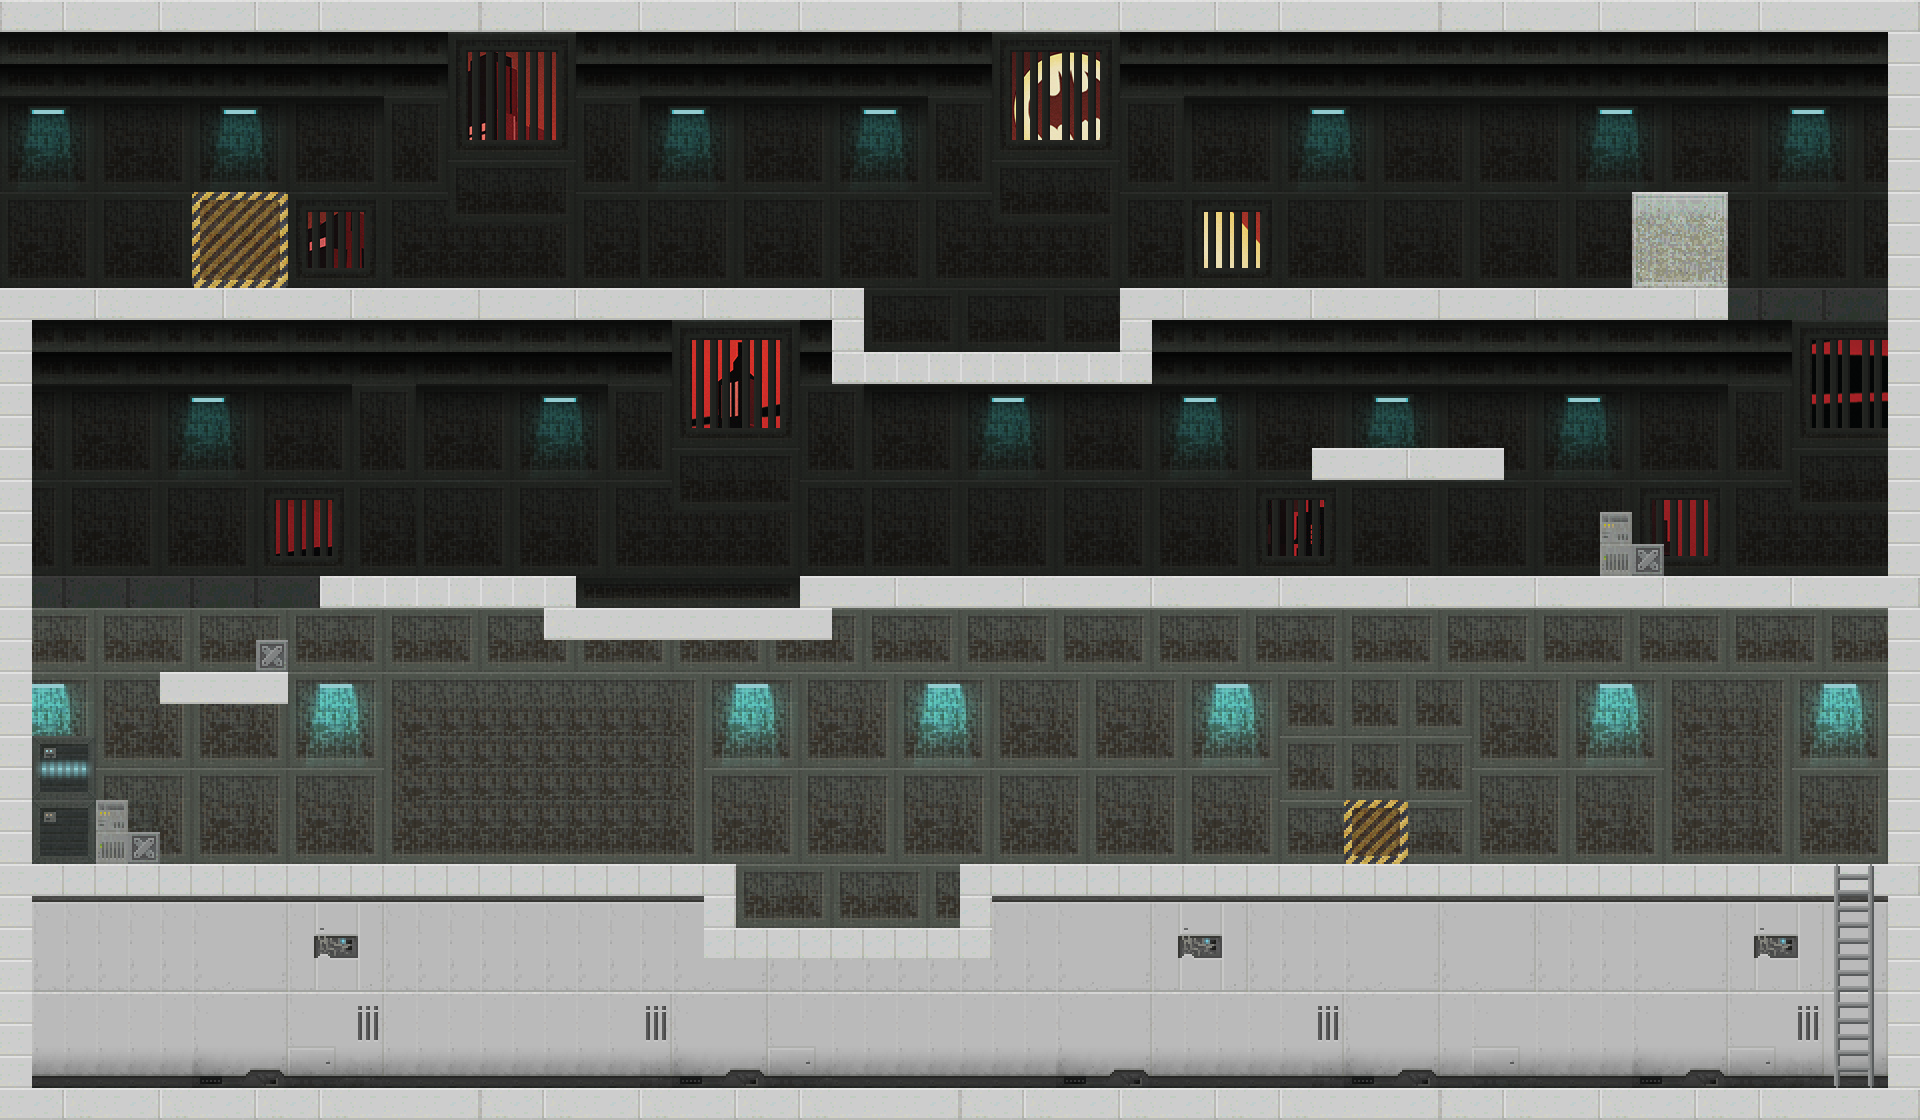

A 2D game scene composited from a Tiled map and its tileset images. What follows is a short description and the map's XML, with each tile layer's data collapsed to a summary:
An orthogonal 60x35 tile map with 32x32 px tiles, 6 tile layers (Outside, Background, Walls, Objects, ...), 2 tilesets and 45 objects (28x wall, 10x melee_enemy, 6x shooter_enemy, player).

<map version="1.9" tiledversion="1.9.2" orientation="orthogonal" renderorder="right-down" width="60" height="35" tilewidth="32" tileheight="32" infinite="0" nextlayerid="9" nextobjectid="51">
 <editorsettings>
  <export target="map/Base Level.tmx" format="tmx" />
 </editorsettings>
 <tileset firstgid="1" source="Level Elements.tsx" />
 <tileset firstgid="806" source="outside_bg.tsx" />
 <layer id="7" name="Outside" width="60" height="35">
  <data>[2100 cells, 476 non-empty, 393 distinct tile ids]</data>
 </layer>
 <layer id="1" name="Background" width="60" height="35">
  <data>[2100 cells, 1815 non-empty, 219 distinct tile ids]</data>
 </layer>
 <layer id="2" name="Walls" width="60" height="35">
  <data>[2100 cells, 358 non-empty, 46 distinct tile ids]</data>
 </layer>
 <layer id="3" name="Objects" width="60" height="35">
  <data>[2100 cells, 35 non-empty, 34 distinct tile ids]</data>
 </layer>
 <layer id="5" name="Ladder" width="60" height="35">
  <data>[2100 cells, 15 non-empty, 15 distinct tile ids]</data>
 </layer>
 <layer id="6" name="Door" width="60" height="35">
  <data>[2100 cells, 0 non-empty, 0 distinct tile ids]</data>
 </layer>
 <objectgroup id="8" name="Obstacles">
  <object id="2" name="wall" x="0" y="288" width="863.957" height="32" />
  <object id="3" name="wall" x="831.969" y="320.031" width="32.0243" height="63.9688" />
  <object id="4" name="wall" x="864.008" y="352.056" width="256.033" height="31.9667" />
  <object id="5" name="wall" x="1120.06" y="320.125" width="32.0681" height="63.6226" />
  <object id="6" name="wall" x="1120.12" y="288" width="607.876" height="32" />
  <object id="7" name="wall" x="192.016" y="192" width="96.0021" height="95.9955" />
  <object id="8" name="wall" x="1631.99" y="192" width="96.0036" height="96.0039" />
  <object id="9" name="wall" x="0" y="0" width="1920" height="32.0039" />
  <object id="10" name="wall" x="1888" y="32.0149" width="32.0039" height="1087.99" />
  <object id="11" name="wall" x="1312" y="448.004" width="192.005" height="32" />
  <object id="12" name="wall" x="1600" y="512.001" width="32" height="64" />
  <object id="13" name="wall" x="1632.07" y="544" width="32" height="32" />
  <object id="14" name="wall" x="799.996" y="576.002" width="1088.01" height="32" />
  <object id="15" name="wall" x="0" y="320.5" width="32" height="799.5" />
  <object id="16" name="wall" x="32.0078" y="1088" width="1855.99" height="32" />
  <object id="17" name="wall" x="543.992" y="608.01" width="288.016" height="32" />
  <object id="18" name="wall" x="319.991" y="575.995" width="256.016" height="32" />
  <object id="20" name="wall" x="32.0039" y="864" width="704.005" height="32" />
  <object id="21" name="wall" x="704" y="896" width="32" height="64" />
  <object id="22" name="wall" x="736.006" y="927.997" width="224.027" height="32" />
  <object id="23" name="wall" x="960.122" y="896.325" width="31.875" height="63.3333" />
  <object id="24" name="wall" x="960.354" y="864.005" width="870.292" height="32" />
  <object id="25" name="wall" x="159.99" y="671.991" width="128.018" height="32" />
  <object id="26" name="wall" x="96.0909" y="800.091" width="32" height="64" />
  <object id="27" name="wall" x="128.145" y="831.994" width="32" height="32" />
  <object id="28" name="wall" x="32.0078" y="735.992" width="64" height="128.009" />
  <object id="29" name="wall" x="1343.94" y="800.018" width="64" height="64" />
  <object id="30" name="player" x="82.6667" y="198" width="36.6667" height="36.3333" />
  <object id="31" name="melee_enemy" x="497.333" y="247.333" width="36.6667" height="36.3333" />
  <object id="40" name="melee_enemy" x="379" y="535.666" width="36.6667" height="36.3333" />
  <object id="41" name="melee_enemy" x="328" y="535.666" width="36.6667" height="36.3333" />
  <object id="42" name="shooter_enemy" x="172.667" y="632" width="36.6667" height="36.3333" />
  <object id="43" name="shooter_enemy" x="514" y="823.333" width="36.6667" height="36.3333" />
  <object id="48" name="shooter_enemy" x="262" y="1045.33" width="36.6667" height="36.3333" />
  <object id="44" name="shooter_enemy" x="1140.67" y="820.666" width="36.6667" height="36.3333" />
  <object id="32" name="melee_enemy" x="1514.83" y="243" width="36.6667" height="36.3333" />
  <object id="35" name="melee_enemy" x="1280" y="534.666" width="36.6667" height="36.3333" />
  <object id="47" name="melee_enemy" x="1780.67" y="818" width="36.6667" height="36.3333" />
  <object id="46" name="melee_enemy" x="1531.33" y="822" width="36.6667" height="36.3333" />
  <object id="45" name="melee_enemy" x="1436" y="819.333" width="36.6667" height="36.3333" />
  <object id="37" name="shooter_enemy" x="848" y="536" width="36.6667" height="36.3333" />
  <object id="36" name="melee_enemy" x="1388.67" y="406.666" width="36.6667" height="36.3333" />
  <object id="34" name="melee_enemy" x="1683.33" y="534.666" width="36.6667" height="36.3333" />
  <object id="33" name="shooter_enemy" x="1295.17" y="241.5" width="36.6667" height="36.3333" />
  <object id="50" name="wall" x="255.991" y="640" width="32.6847" height="32" />
 </objectgroup>
</map>
